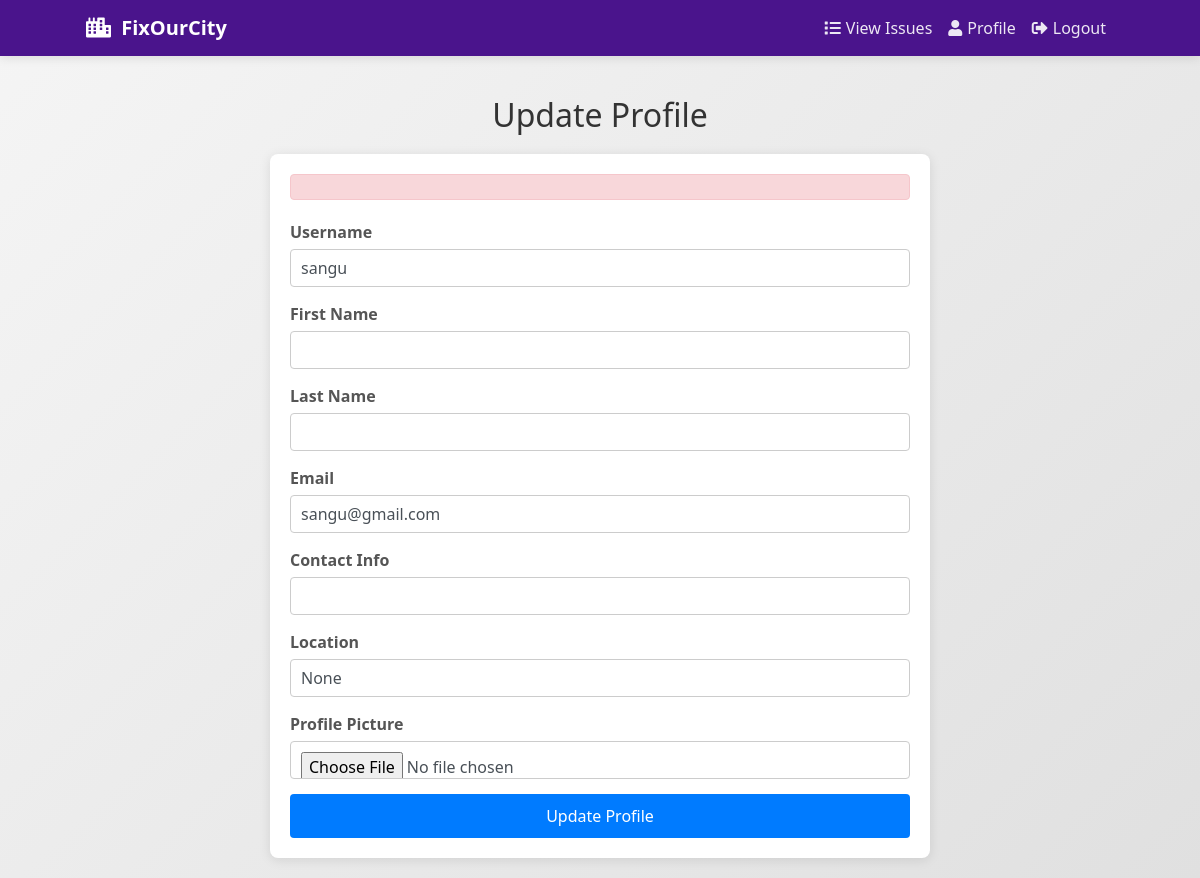
Page /public/profile/update/ (signed in) on the earlier database version.
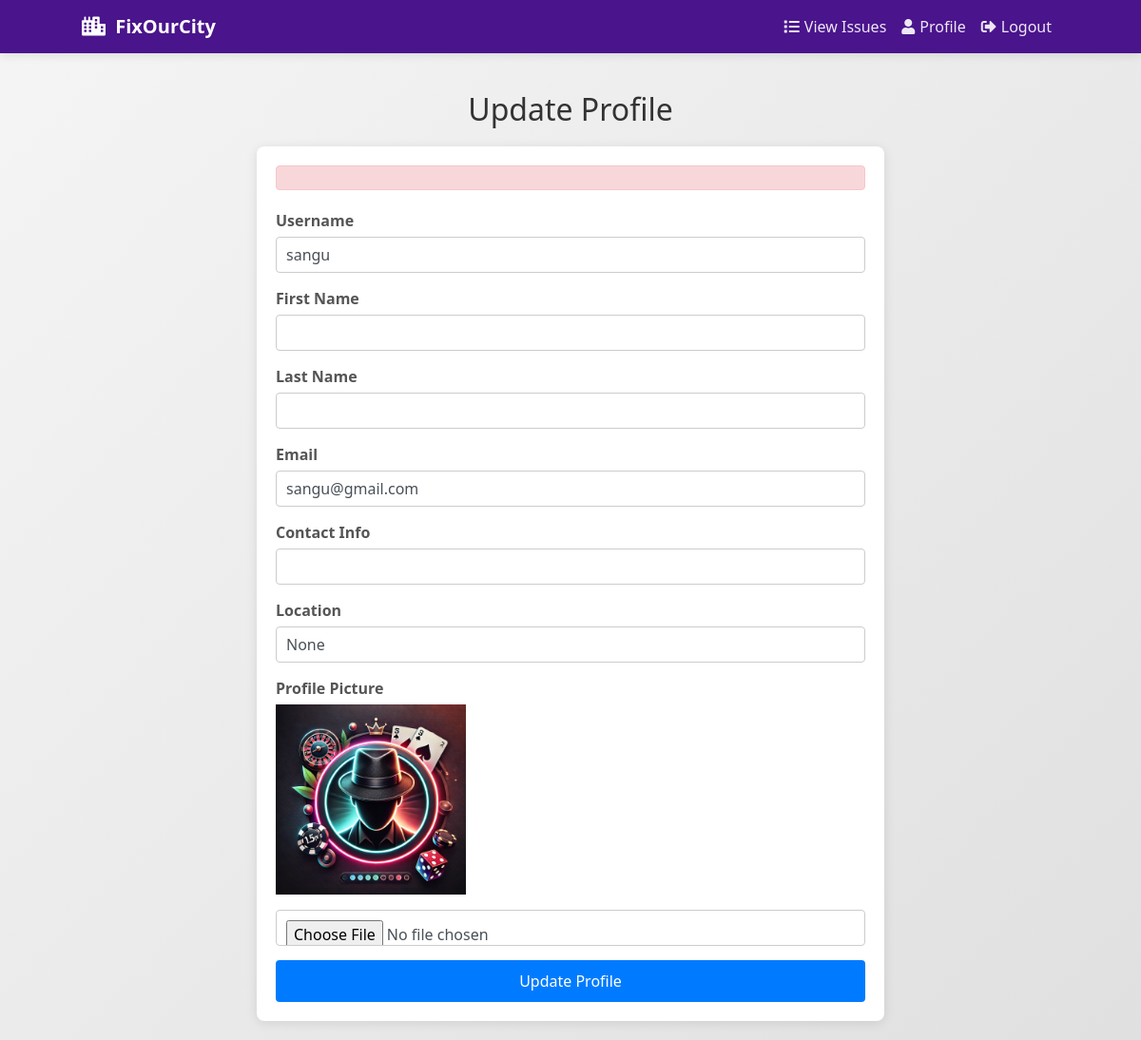
Same page on the later database version.
### public/models.py (models this page shows)
class User(AbstractUser):
    ROLE_CHOICES = [
        ('public', 'Public'),
        ('authority', 'Authority'),
        ('contractor', 'Contractor'),
        ('admin', 'Admin')
    ]
    role = models.CharField(max_length=20, choices=ROLE_CHOICES, default='public')
    contact_info = models.CharField(max_length=255, blank=True)
    profile_picture = models.ImageField(upload_to='profile_pictures/', null=True, blank=True)
    created_at = models.DateTimeField(auto_now_add=True)
    updated_at = models.DateTimeField(auto_now=True)

### public/views.py (the view)
# urls.py: path('profile/update/', views.profile_update_view, name='profile_update'),]
@login_required
def profile_update_view(request):
    if request.method == 'POST':
        form = UserProfileForm(request.POST, request.FILES, instance=request.user)
        if form.is_valid():
            form.save()
            messages.success(request, 'Profile updated successfully!')
            return redirect('profile')  # Redirect to the profile display page after update
    else:
        form = UserProfileForm(instance=request.user)
    return render(request, 'profile_update.html', {'form': form})

### public/forms.py
class UserProfileForm(forms.ModelForm):
    contact_info = forms.CharField(max_length=255, required=False)
    profile_picture = forms.ImageField(required=False)
    location = forms.CharField(max_length=100,required=False)
    class Meta:
        model = User
        fields = ['username', 'first_name', 'last_name', 'email', 'contact_info', 'profile_picture']

### issues/context_processors.py (called while the page is built)
def issue_utils(request):
    from issues.models import UserRating
    def has_been_rated_by(issue, user):
        if not user.is_authenticated:
            return False
        return UserRating.objects.filter(issue=issue, user=user).exists()
    return {
        'has_been_rated_by': has_been_rated_by
    }

### templates/profile_update.html (shortened to what the changed rows need)
<!DOCTYPE html>
<html lang="en">
<head>
    <link rel="stylesheet" href="https://stackpath.bootstrapcdn.com/bootstrap/4.5.2/css/bootstrap.min.css">
    <link rel="stylesheet" href="https://cdnjs.cloudflare.com/ajax/libs/font-awesome/5.15.3/css/all.min.css">
</head>
<body>
    <div class="container mt-5 pt-5">
        <h2>Update Profile</h2>
        <form method="POST" enctype="multipart/form-data">
            <div class="form-group">
                <label for="id_username" class="font-weight-bold">Username</label>
                <input type="text" name="username" class="form-control" value="{{ form.username.value }}" id="id_username">
            </div>
            <div class="form-group">
                <label for="id_email" class="font-weight-bold">Email</label>
                <input type="email" name="email" class="form-control" value="{{ form.email.value }}" id="id_email">
            </div>
            <div class="form-group">
                {% if form.instance.profile_picture %}
                    <div>
                        <img src="{{ form.instance.profile_picture.url }}" class="img-fluid mb-3" style="max-width: 200px;">
                    </div>
                {% endif %}
            </div>
        </form>
    </div>
</body>
</html>

Differences in the rows shown:
changed User "sangu": instance.profile_picture: picture added
